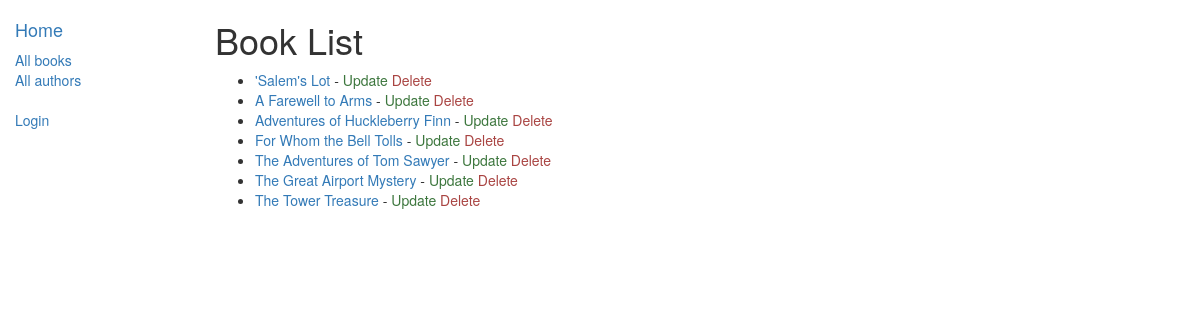
/catalog/books/, run on the app's committed database.
### catalog/models.py (models this page shows, shortened)
class Book(models.Model):
	title = models.CharField(max_length=200)
	summary = models.TextField(max_length=1000, help_text="Enter a brief description of the book")
	isbn = models.CharField("ISBN", max_length=13, help_text="13 Character <a href='https://www.isbn-international.org/content/what-isbn'>ISBN number</a>")
	language = models.ForeignKey(NaturalLanguage, on_delete=models.SET_NULL, null=True)
	author = models.ForeignKey('Author', on_delete=models.SET_NULL, null=True)
	genre = models.ManyToManyField(Genre, help_text="Select a genre for this book")
	class Meta:
		ordering = ["title"]
	def get_absolute_url(self):
		return reverse('book-detail', args=[str(self.id)])

### catalog/views.py (the view)
# urls.py: path('books/', views.BookListView.as_view(), name='books'),
class BookListView(generic.ListView):
    model = Book
    paginate_by = 10

### catalog/templates/catalog/book_list.html (shortened to what this page needs)
{% extends "base_generic.html" %}
{% block content %}
	<h1>Book List</h1>
	{% if book_list %}
		<ul>
			{% for book in book_list %}
				<li>
					<a href="{{ book.get_absolute_url }}">{{ book.title }}</a><span> - <a class="text-success" href="{% url 'book_update' book.pk %}">Update</a> <a class="text-danger" href="{% url 'book_delete' book.pk %}">Delete</a></span>
				</li>
			{% endfor %}
		</ul>
	{% else %}
		<p>There are no books in the library.</p>
	{% endif %}
{% endblock %}

### data on the page
Book: title "'Salem's Lot"
Book: title "A Farewell to Arms"
Book: title "Adventures of Huckleberry Finn"
Book: title "For Whom the Bell Tolls"
Book: title "The Adventures of Tom Sawyer"
Book: title "The Great Airport Mystery"
Book: title "The Tower Treasure"
